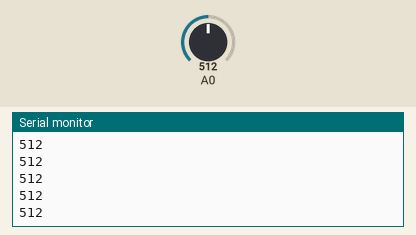
This sketch was run on a simulated Arduino Uno, built with avr-gcc and run on an emulated ATmega328P. Shown: the last lines printed to the serial monitor. Inputs (shaded band) come from the test bench; at power-on: A0 = 512.

Above: at 1.2 s.
1.3 s: A0 set to 716
At 2.3 s:
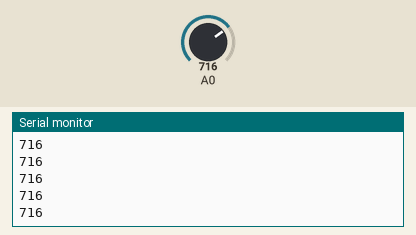
2.8 s: A0 set to 900
At 3.6 s:
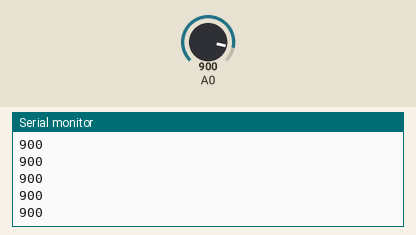
Timing chart, 0 to 5.8 s (numbered marks = the images above; inputs shaded):
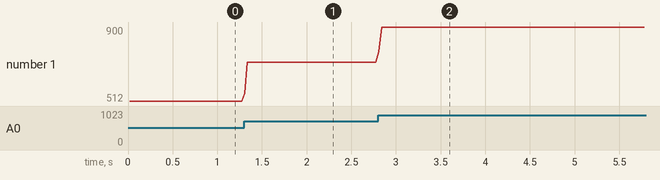

The sketch:

arduino_code0425.ino
```cpp
void setup() {
  Serial.begin(9600);
}

void loop() {
  int sum = 0;
  int readings = 10; // 平均10次
  for (int i = 0; i < readings; i++) {
    sum += analogRead(A0);
    delay(2); // 讀取間隔短一點
  }
  int val0 = sum / readings;

  Serial.println(val0);
  delay(10);
}
```

Measured:
- after the input at 1.3 s, the serial monitor: prints a new line at once (image 1)
- after the input at 2.8 s, the serial monitor: prints a new line at once (image 2)
- plotted number 1: 512 → 716 after the input at 1.3 s, 716 → 900 after the input at 2.8 s
